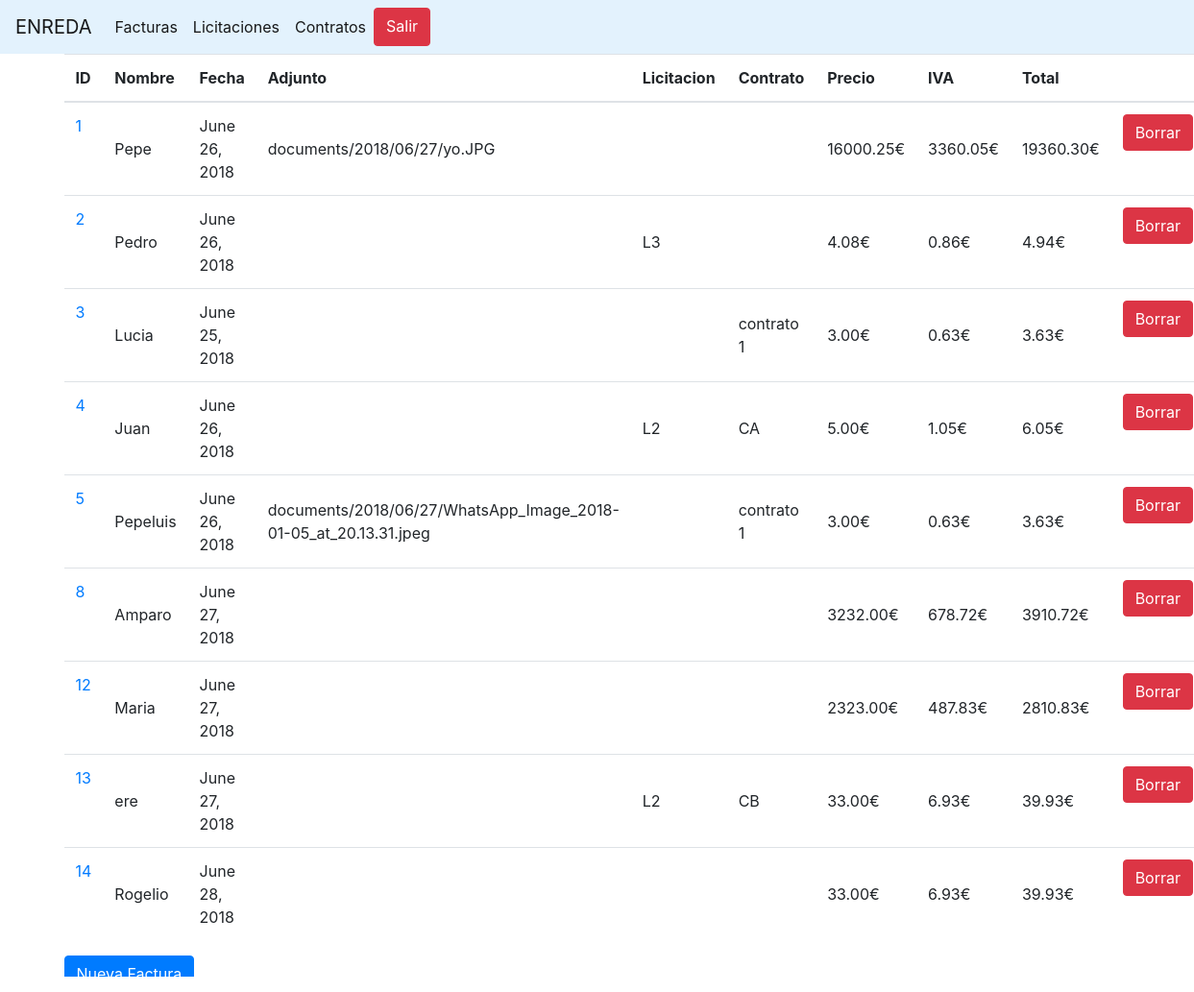
The app's page / (signed in) with its own data.
### frontend/models.py (models this page shows, shortened)
class Factura(models.Model):
    nombre=models.CharField(max_length=150)
    fecha=models.DateField(blank=True,null=True)
    adjunto=models.FileField(upload_to='documents/%Y/%m/%d',blank=True)
    precio=models.DecimalField(max_digits=12, decimal_places=2)
    @property
    def iva(self):
        return round(self.precio*Decimal(0.21),2)
    @property
    def total(self):
        return round(Decimal(self.iva+self.precio),2)
    contrato=models.ForeignKey(Contrato,related_name='Facturas', on_delete=DO_NOTHING,blank=True,null=True)
    licitacion=models.ForeignKey(Licitacion,related_name='FacturasA',on_delete=DO_NOTHING,blank=True,null=True)

class Licitacion(models.Model):
    nombre=models.CharField(max_length=150)
    publicada=models.BooleanField()

class Contrato(models.Model):
    nombre=models.CharField(max_length=150)
    fecha=models.DateField()
    licitacion=models.ForeignKey(Licitacion,related_name='contratos',on_delete=DO_NOTHING)

### frontend/views.py (the view)
# urls.py: path('', views.facturas, name='home'),
@login_required(login_url='/login/')
def facturas(request):
    facturas=Factura.objects.all()
    return render(request,'facturas.html',{'facturas':facturas})

### frontend/templates/facturas.html (shortened to what this page needs)
{% extends 'master.html' %}
{% load static %}
{% block content %}
	<table class="table">
    <thead class="thead-inverse">
      <tr>
        <th scope="col">ID</th>
        <th scope="col">Nombre</th>
        <th scope="col">Fecha</th>
        <th scope="col">Adjunto</th>
        <th scope="col">Licitacion</th>
        <th scope="col">Contrato</th>
        <th scope="col">Precio</th>
        <th scope="col">IVA</th>
        <th scope="col">Total</th>
        <th></th>
      </tr>
    </thead>
    <tbody>
      {% for factura in facturas %}
        <tr>
          <td>
            <a href="edit/{{factura.id}}">{{ factura.id}}</a>
          </td>
          <td class="align-middle">{{factura.nombre}}</td>
          <td class="align-middle">{{factura.fecha}}</td>
          <td class="align-middle">{{factura.adjunto}}</td>
          <td class="align-middle">{{factura.licitacion.nombre}}</td>
          <td class="align-middle">{{factura.contrato.nombre}}</td>
          <td class="align-middle">{{factura.precio}}&euro;</td>
          <td class="align-middle">{{factura.iva}}&euro;</td>
          <td class="align-middle">{{factura.total}}&euro;</td>
          <td> <a class="btn btn-danger" href="delete/{{factura.id}}" role="button">Borrar</a>
        </tr>
      {% endfor %}
    </tbody>
  </table>
  <a class="btn btn-primary" href="/facturas/new" role="button">Nueva Factura</a>
{% endblock %}

### frontend/templates/master.html (shortened to what this page needs)
{% load static %}<!DOCTYPE html>
<html>
<head>
	<link rel="stylesheet" href="{% static 'bootstrap/css/bootstrap.min.css' %}">
</head>
<body>
	<nav class="navbar navbar-expand-lg  navbar-light " style="background-color: #e3f2fd;">
		<a class="navbar-brand" href="#">ENREDA</a>
		<div class="collapse navbar-collapse" id="navbarNavDropdown">
			<ul class="navbar-nav">
				<li class="nav-item active">
					<a class="nav-link" href="/facturas">Facturas </a>
				</li>
				<li class="nav-item active">
					<a class="nav-link" href="/licitaciones">Licitaciones </a>
				</li>
				<li class="nav-item active">
					<a class="nav-link" href="/contratos">Contratos </a>
				</li>
				<a class="btn btn-danger" href="/logout" role="button">Salir</a>
			</ul>
		</div>
	</nav>
	<div class="container">
      {% block content %}
      {% endblock %}
    </div>
</body>
</html>

### records on screen
Factura: id "1", nombre "Pepe", fecha "June 26, 2018", adjunto "documents/2018/06/27/yo.JPG", precio "16000.25", iva "3360.05", total "19360.30"
Factura: id "2", nombre "Pedro", fecha "June 26, 2018", licitacion.nombre "L3", precio "4.08", iva "0.86", total "4.94"
Factura: id "3", nombre "Lucia", fecha "June 25, 2018", contrato.nombre "contrato 1", precio "3.00", iva "0.63", total "3.63"
Factura: id "4", nombre "Juan", fecha "June 26, 2018", licitacion.nombre "L2", contrato.nombre "CA", precio "5.00", iva "1.05", total "6.05"
Factura: id "5", nombre "Pepeluis", fecha "June 26, 2018", adjunto "documents/2018/06/27/WhatsApp_Image_2018-01-05_at_20.13.31.jpeg", contrato.nombre "contrato 1", precio "3.00", iva "0.63", total "3.63"
Factura: id "8", nombre "Amparo", fecha "June 27, 2018", precio "3232.00", iva "678.72", total "3910.72"
Factura: id "12", nombre "Maria", fecha "June 27, 2018", precio "2323.00", iva "487.83", total "2810.83"
Factura: id "13", nombre "ere", fecha "June 27, 2018", licitacion.nombre "L2", contrato.nombre "CB", precio "33.00", iva "6.93", total "39.93"
Factura: id "14", nombre "Rogelio", fecha "June 28, 2018", precio "33.00", iva "6.93", total "39.93"
